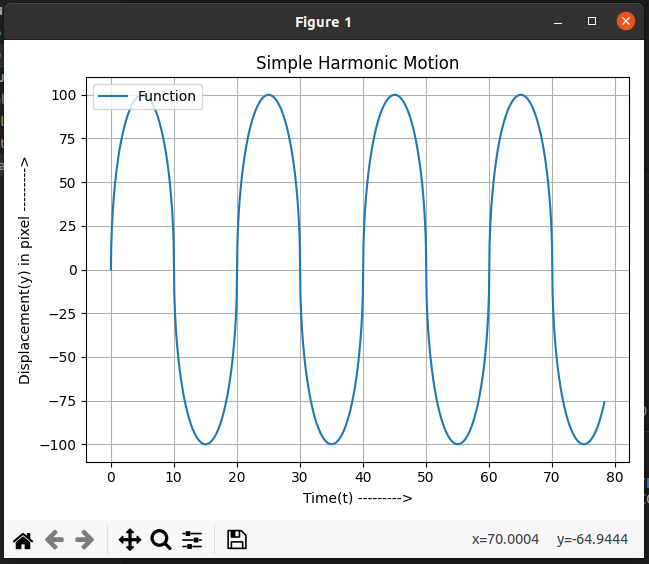

Recreate this plot in Python.
import pandas as pd
import matplotlib.pyplot as plt
from matplotlib.animation import FuncAnimation

def animate(i):
    data = pd.read_csv('data.csv')
    x = data["time"]
    y = data["displacement"]
    
    plt.cla()
    plt.plot(x, y, label = "Function")
    
    # Set Basic info
    plt.title("Simple Harmonic Motion")
    plt.xlabel("Time(t) --------->")
    plt.ylabel("Displacement(y) in pixel --------->")
    plt.legend(loc = "upper left")
    plt.grid(True, axis='both')
    plt.tight_layout()

ani = FuncAnimation(plt.gcf(), animate, interval = 100)

plt.tight_layout()
plt.show()
